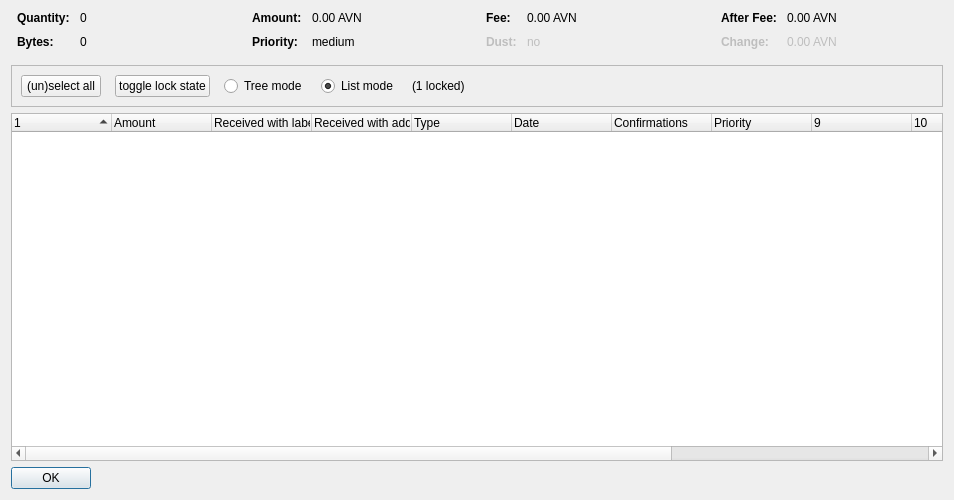
<?xml version="1.0" encoding="UTF-8"?>
<ui version="4.0">
 <class>CoinControlDialog</class>
 <widget class="QDialog" name="CoinControlDialog">
  <property name="geometry">
   <rect>
    <x>0</x>
    <y>0</y>
    <width>954</width>
    <height>500</height>
   </rect>
  </property>
  <property name="windowTitle">
   <string>Coin Selection</string>
  </property>
  <layout class="QVBoxLayout" name="verticalLayout">
   <item>
    <layout class="QHBoxLayout" name="horizontalLayoutTop" stretch="0,0,0,0">
     <property name="topMargin">
      <number>0</number>
     </property>
     <property name="bottomMargin">
      <number>10</number>
     </property>
     <item>
      <layout class="QFormLayout" name="formLayoutCoinControl1">
       <property name="horizontalSpacing">
        <number>10</number>
       </property>
       <property name="verticalSpacing">
        <number>10</number>
       </property>
       <property name="leftMargin">
        <number>6</number>
       </property>
       <property name="rightMargin">
        <number>6</number>
       </property>
       <item row="0" column="0">
        <widget class="QLabel" name="labelCoinControlQuantityText">
         <property name="font">
          <font>
           <weight>75</weight>
           <bold>true</bold>
          </font>
         </property>
         <property name="text">
          <string>Quantity:</string>
         </property>
        </widget>
       </item>
       <item row="0" column="1">
        <widget class="QLabel" name="labelCoinControlQuantity">
         <property name="cursor">
          <cursorShape>IBeamCursor</cursorShape>
         </property>
         <property name="contextMenuPolicy">
          <enum>Qt::ActionsContextMenu</enum>
         </property>
         <property name="text">
          <string notr="true">0</string>
         </property>
         <property name="textInteractionFlags">
          <set>Qt::LinksAccessibleByMouse|Qt::TextSelectableByKeyboard|Qt::TextSelectableByMouse</set>
         </property>
        </widget>
       </item>
       <item row="1" column="0">
        <widget class="QLabel" name="labelCoinControlBytesText">
         <property name="font">
          <font>
           <weight>75</weight>
           <bold>true</bold>
          </font>
         </property>
         <property name="text">
          <string>Bytes:</string>
         </property>
        </widget>
       </item>
       <item row="1" column="1">
        <widget class="QLabel" name="labelCoinControlBytes">
         <property name="cursor">
          <cursorShape>IBeamCursor</cursorShape>
         </property>
         <property name="contextMenuPolicy">
          <enum>Qt::ActionsContextMenu</enum>
         </property>
         <property name="text">
          <string notr="true">0</string>
         </property>
         <property name="textInteractionFlags">
          <set>Qt::LinksAccessibleByMouse|Qt::TextSelectableByKeyboard|Qt::TextSelectableByMouse</set>
         </property>
        </widget>
       </item>
      </layout>
     </item>
     <item>
      <layout class="QFormLayout" name="formLayoutCoinControl2">
       <property name="horizontalSpacing">
        <number>10</number>
       </property>
       <property name="verticalSpacing">
        <number>10</number>
       </property>
       <property name="leftMargin">
        <number>6</number>
       </property>
       <property name="rightMargin">
        <number>6</number>
       </property>
       <item row="0" column="0">
        <widget class="QLabel" name="labelCoinControlAmountText">
         <property name="font">
          <font>
           <weight>75</weight>
           <bold>true</bold>
          </font>
         </property>
         <property name="text">
          <string>Amount:</string>
         </property>
        </widget>
       </item>
       <item row="0" column="1">
        <widget class="QLabel" name="labelCoinControlAmount">
         <property name="cursor">
          <cursorShape>IBeamCursor</cursorShape>
         </property>
         <property name="contextMenuPolicy">
          <enum>Qt::ActionsContextMenu</enum>
         </property>
         <property name="text">
          <string notr="true">0.00 AVN</string>
         </property>
         <property name="textInteractionFlags">
          <set>Qt::LinksAccessibleByMouse|Qt::TextSelectableByKeyboard|Qt::TextSelectableByMouse</set>
         </property>
        </widget>
       </item>
       <item row="1" column="0">
        <widget class="QLabel" name="labelCoinControlPriorityText">
         <property name="font">
          <font>
           <weight>75</weight>
           <bold>true</bold>
          </font>
         </property>
         <property name="text">
          <string>Priority:</string>
         </property>
        </widget>
       </item>
       <item row="1" column="1">
        <widget class="QLabel" name="labelCoinControlPriority">
         <property name="cursor">
          <cursorShape>IBeamCursor</cursorShape>
         </property>
         <property name="contextMenuPolicy">
          <enum>Qt::ActionsContextMenu</enum>
         </property>
         <property name="text">
          <string>medium</string>
         </property>
         <property name="textInteractionFlags">
          <set>Qt::LinksAccessibleByMouse|Qt::TextSelectableByKeyboard|Qt::TextSelectableByMouse</set>
         </property>
        </widget>
       </item>
      </layout>
     </item>
     <item>
      <layout class="QFormLayout" name="formLayoutCoinControl3">
       <property name="horizontalSpacing">
        <number>10</number>
       </property>
       <property name="verticalSpacing">
        <number>10</number>
       </property>
       <property name="leftMargin">
        <number>6</number>
       </property>
       <property name="rightMargin">
        <number>6</number>
       </property>
       <item row="0" column="0">
        <widget class="QLabel" name="labelCoinControlFeeText">
         <property name="font">
          <font>
           <weight>75</weight>
           <bold>true</bold>
          </font>
         </property>
         <property name="text">
          <string>Fee:</string>
         </property>
        </widget>
       </item>
       <item row="0" column="1">
        <widget class="QLabel" name="labelCoinControlFee">
         <property name="cursor">
          <cursorShape>IBeamCursor</cursorShape>
         </property>
         <property name="contextMenuPolicy">
          <enum>Qt::ActionsContextMenu</enum>
         </property>
         <property name="text">
          <string notr="true">0.00 AVN</string>
         </property>
         <property name="textInteractionFlags">
          <set>Qt::LinksAccessibleByMouse|Qt::TextSelectableByKeyboard|Qt::TextSelectableByMouse</set>
         </property>
        </widget>
       </item>
       <item row="1" column="0">
        <widget class="QLabel" name="labelCoinControlLowOutputText">
         <property name="enabled">
          <bool>false</bool>
         </property>
         <property name="font">
          <font>
           <weight>75</weight>
           <bold>true</bold>
          </font>
         </property>
         <property name="text">
          <string>Dust:</string>
         </property>
        </widget>
       </item>
       <item row="1" column="1">
        <widget class="QLabel" name="labelCoinControlLowOutput">
         <property name="enabled">
          <bool>false</bool>
         </property>
         <property name="cursor">
          <cursorShape>IBeamCursor</cursorShape>
         </property>
         <property name="contextMenuPolicy">
          <enum>Qt::ActionsContextMenu</enum>
         </property>
         <property name="text">
          <string>no</string>
         </property>
         <property name="textInteractionFlags">
          <set>Qt::LinksAccessibleByMouse|Qt::TextSelectableByKeyboard|Qt::TextSelectableByMouse</set>
         </property>
        </widget>
       </item>
      </layout>
     </item>
     <item>
      <layout class="QFormLayout" name="formLayoutCoinControl4">
       <property name="horizontalSpacing">
        <number>10</number>
       </property>
       <property name="verticalSpacing">
        <number>10</number>
       </property>
       <property name="leftMargin">
        <number>6</number>
       </property>
       <property name="rightMargin">
        <number>6</number>
       </property>
       <item row="0" column="0">
        <widget class="QLabel" name="labelCoinControlAfterFeeText">
         <property name="font">
          <font>
           <weight>75</weight>
           <bold>true</bold>
          </font>
         </property>
         <property name="text">
          <string>After Fee:</string>
         </property>
        </widget>
       </item>
       <item row="0" column="1">
        <widget class="QLabel" name="labelCoinControlAfterFee">
         <property name="cursor">
          <cursorShape>IBeamCursor</cursorShape>
         </property>
         <property name="contextMenuPolicy">
          <enum>Qt::ActionsContextMenu</enum>
         </property>
         <property name="text">
          <string notr="true">0.00 AVN</string>
         </property>
         <property name="textInteractionFlags">
          <set>Qt::LinksAccessibleByMouse|Qt::TextSelectableByKeyboard|Qt::TextSelectableByMouse</set>
         </property>
        </widget>
       </item>
       <item row="1" column="0">
        <widget class="QLabel" name="labelCoinControlChangeText">
         <property name="enabled">
          <bool>false</bool>
         </property>
         <property name="font">
          <font>
           <weight>75</weight>
           <bold>true</bold>
          </font>
         </property>
         <property name="text">
          <string>Change:</string>
         </property>
        </widget>
       </item>
       <item row="1" column="1">
        <widget class="QLabel" name="labelCoinControlChange">
         <property name="enabled">
          <bool>false</bool>
         </property>
         <property name="cursor">
          <cursorShape>IBeamCursor</cursorShape>
         </property>
         <property name="contextMenuPolicy">
          <enum>Qt::ActionsContextMenu</enum>
         </property>
         <property name="text">
          <string notr="true">0.00 AVN</string>
         </property>
         <property name="textInteractionFlags">
          <set>Qt::LinksAccessibleByMouse|Qt::TextSelectableByKeyboard|Qt::TextSelectableByMouse</set>
         </property>
        </widget>
       </item>
      </layout>
     </item>
    </layout>
   </item>
   <item>
    <widget class="QFrame" name="frame">
     <property name="minimumSize">
      <size>
       <width>0</width>
       <height>40</height>
      </size>
     </property>
     <property name="frameShape">
      <enum>QFrame::StyledPanel</enum>
     </property>
     <property name="frameShadow">
      <enum>QFrame::Sunken</enum>
     </property>
     <layout class="QHBoxLayout" name="horizontalLayout">
      <item>
       <layout class="QHBoxLayout" name="horizontalLayoutPanel" stretch="0,0,0,0,0,0">
        <property name="spacing">
         <number>14</number>
        </property>
        <item>
         <widget class="QPushButton" name="pushButtonSelectAll">
          <property name="sizePolicy">
           <sizepolicy hsizetype="Maximum" vsizetype="Fixed">
            <horstretch>0</horstretch>
            <verstretch>0</verstretch>
           </sizepolicy>
          </property>
          <property name="text">
           <string>(un)select all</string>
          </property>
          <property name="autoDefault">
           <bool>false</bool>
          </property>
         </widget>
        </item>
        <item>
         <widget class="QPushButton" name="pushButtonToggleLock">
          <property name="sizePolicy">
           <sizepolicy hsizetype="Maximum" vsizetype="Fixed">
            <horstretch>0</horstretch>
            <verstretch>0</verstretch>
           </sizepolicy>
          </property>
          <property name="text">
           <string>toggle lock state</string>
          </property>
          <property name="autoDefault">
           <bool>false</bool>
          </property>
         </widget>
        </item>
        <item>
         <widget class="QRadioButton" name="radioTreeMode">
          <property name="sizePolicy">
           <sizepolicy hsizetype="Maximum" vsizetype="Fixed">
            <horstretch>0</horstretch>
            <verstretch>0</verstretch>
           </sizepolicy>
          </property>
          <property name="text">
           <string>Tree mode</string>
          </property>
         </widget>
        </item>
        <item>
         <widget class="QRadioButton" name="radioListMode">
          <property name="sizePolicy">
           <sizepolicy hsizetype="Maximum" vsizetype="Fixed">
            <horstretch>0</horstretch>
            <verstretch>0</verstretch>
           </sizepolicy>
          </property>
          <property name="text">
           <string>List mode</string>
          </property>
          <property name="checked">
           <bool>true</bool>
          </property>
         </widget>
        </item>
        <item>
         <widget class="QLabel" name="labelLocked">
          <property name="text">
           <string>(1 locked)</string>
          </property>
         </widget>
        </item>
        <item>
         <spacer name="horizontalSpacer">
          <property name="orientation">
           <enum>Qt::Horizontal</enum>
          </property>
          <property name="sizeHint" stdset="0">
           <size>
            <width>40</width>
            <height>20</height>
           </size>
          </property>
         </spacer>
        </item>
       </layout>
      </item>
     </layout>
    </widget>
   </item>
   <item>
    <widget class="CoinControlTreeWidget" name="treeWidget">
     <property name="contextMenuPolicy">
      <enum>Qt::CustomContextMenu</enum>
     </property>
     <property name="sortingEnabled">
      <bool>false</bool>
     </property>
     <property name="columnCount">
      <number>13</number>
     </property>
     <attribute name="headerShowSortIndicator" stdset="0">
      <bool>true</bool>
     </attribute>
     <attribute name="headerStretchLastSection">
      <bool>false</bool>
     </attribute>
     <column>
      <property name="text">
       <string/>
      </property>
     </column>
     <column>
      <property name="text">
       <string>Amount</string>
      </property>
     </column>
     <column>
      <property name="text">
       <string>Received with label</string>
      </property>
     </column>
     <column>
      <property name="text">
       <string>Received with address</string>
      </property>
     </column>
     <column>
      <property name="text">
	<string>Type</string>
      </property>
     </column>
     <column>
      <property name="text">	 
       <string>Date</string>
      </property>
     </column>
     <column>
      <property name="text">
       <string>Confirmations</string>
      </property>
      <property name="toolTip">
       <string>Confirmed</string>
      </property>
     </column>
     <column>
      <property name="text">
       <string>Priority</string>
      </property>
     </column>
     <column>
      <property name="text">
       <string/>
      </property>
     </column>
     <column>
      <property name="text">
       <string/>
      </property>
     </column>
     <column>
      <property name="text">
       <string/>
      </property>
     </column>
     <column>
      <property name="text">
       <string/>
      </property>
     </column>
     <column>
      <property name="text">
       <string/>
      </property>
     </column>
    </widget>
   </item>
   <item>
    <widget class="QDialogButtonBox" name="buttonBox">
     <property name="sizePolicy">
      <sizepolicy hsizetype="Maximum" vsizetype="Fixed">
       <horstretch>0</horstretch>
       <verstretch>0</verstretch>
      </sizepolicy>
     </property>
     <property name="orientation">
      <enum>Qt::Horizontal</enum>
     </property>
     <property name="standardButtons">
      <set>QDialogButtonBox::Ok</set>
     </property>
    </widget>
   </item>
  </layout>
 </widget>
 <customwidgets>
  <customwidget>
   <class>CoinControlTreeWidget</class>
   <extends>QTreeWidget</extends>
   <header>coincontroltreewidget.h</header>
  </customwidget>
 </customwidgets>
 <resources/>
 <connections/>
</ui>
